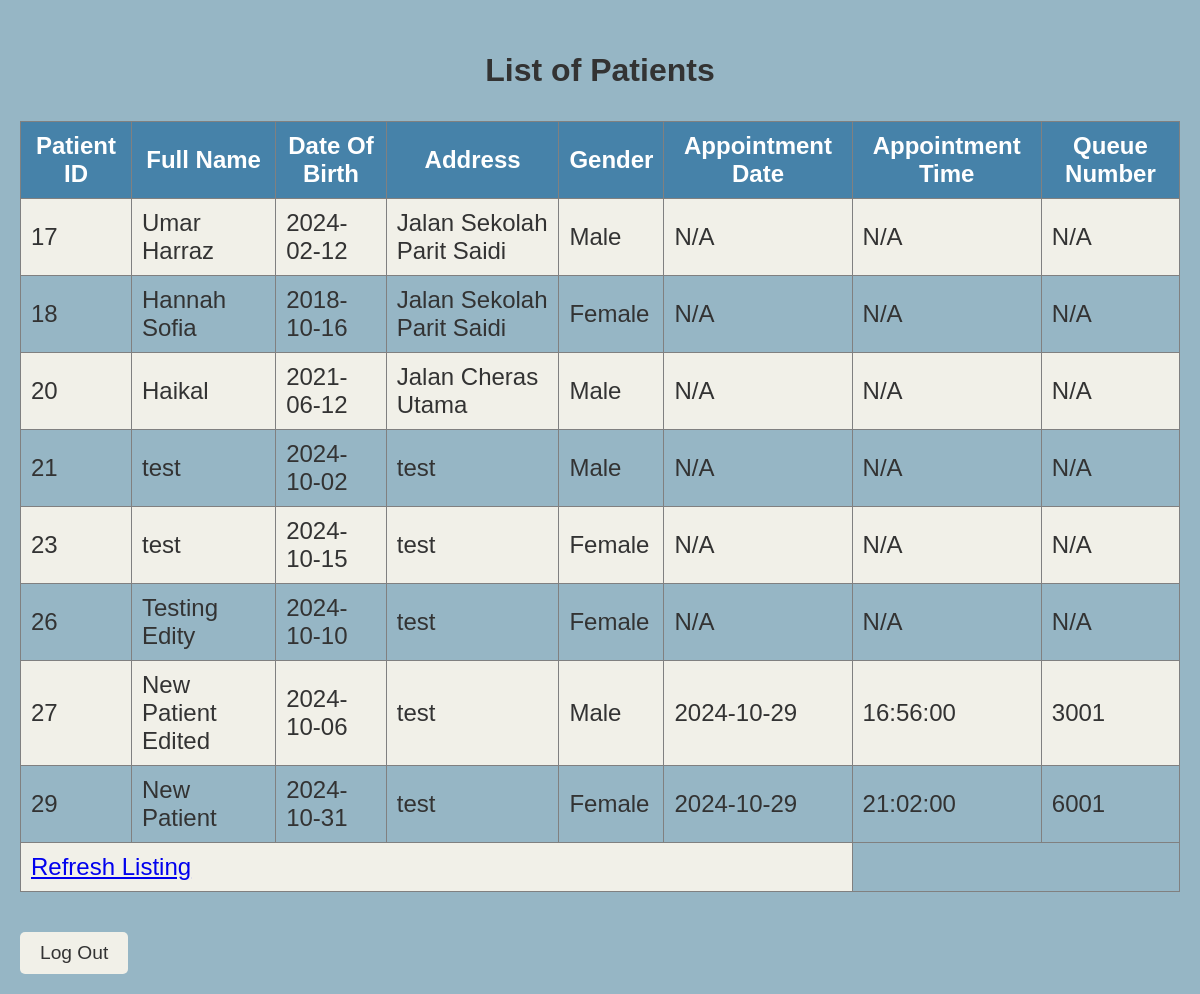
Page /UserListEdited.php on the committed database.
### tables this page shows
CREATE TABLE IF NOT EXISTS `patients` (
  `PatientID` int NOT NULL AUTO_INCREMENT,
  `FullName` varchar(20) NOT NULL,
  `DateOfBirth` date NOT NULL,
  `Address` varchar(50) DEFAULT NULL,
  `Gender` varchar(20) DEFAULT NULL,
  `UserID` int DEFAULT NULL,
  PRIMARY KEY (`PatientID`)
);

CREATE TABLE IF NOT EXISTS `appointment` (
  `AppointmentID` int NOT NULL AUTO_INCREMENT,
  `PatientID` int DEFAULT NULL,
  `ServiceID` int DEFAULT NULL,
  `AppointmentDate` date DEFAULT NULL,
  `AppointmentTime` time DEFAULT NULL,
  `QueueNumber` int DEFAULT NULL,
  `Status` varchar(20) DEFAULT 'Booked',
  PRIMARY KEY (`AppointmentID`),
  KEY `PatientID` (`PatientID`),
  KEY `ServiceID` (`ServiceID`)
);

### UserListEdited.php (the view, shortened to what this page needs)
<?php
include('dbLogin.php');
$sql = "SELECT p.PatientID, p.FullName, p.DateOfBirth, p.Address, p.Gender,
               a.AppointmentDate, a.AppointmentTime, a.QueueNumber
        FROM patients p
        LEFT JOIN appointment a ON p.PatientID = a.PatientID";
$rs_result = $conn->query($sql);
?>
<!DOCTYPE html>
<html lang="en">
<head>
</head>
<body>
    <form name="FormUserList" action="" method="POST">
        <p><strong>List of Patients</strong></p>
        <table border="1">
            <tr>
                <th>Patient ID</th>
                <th>Full Name</th>
                <th>Date Of Birth</th>
                <th>Address</th>
                <th>Gender</th>
                <th>Appointment Date</th>
                <th>Appointment Time</th>
                <th>Queue Number</th>
            </tr>
            <?php while ($row = $rs_result->fetch_assoc()) { ?>
            <tr>
                <td><?php echo $row["PatientID"]; ?></td>
                <td><?php echo $row["FullName"]; ?></td>
                <td><?php echo $row["DateOfBirth"]; ?></td>
                <td><?php echo $row["Address"]; ?></td>
                <td><?php echo $row["Gender"]; ?></td>
                <td><?php echo $row["AppointmentDate"] ?? 'N/A'; ?></td>
                <td><?php echo $row["AppointmentTime"] ?? 'N/A'; ?></td>
                <td><?php echo $row["QueueNumber"] ?? 'N/A'; ?></td>
            </tr>
            <?php } ?>
            <tr>
                <td colspan="6"><a href='UserListEdited.php'>Refresh Listing</a></td>
            </tr>
        </table>
        <div class="button-container">
            <button id="exit-button" onclick="location.href='index.php'" type="button">Log Out</button>
        </div>
    </form>
</body>
</html>

### UserListEdited.php (style rules this page uses)
body { background-color: #96B6C5; font-family: Arial, sans-serif; color: #333; margin: 0; padding: 20px; }
table { width: 100%; border-collapse: collapse; font-size: 1.5em; }
th { background-color: #4682A9; color: #FFF; padding: 10px; }
td { padding: 10px; color: #333; }
tr:nth-child(even) { background-color: #F1F0E8; }
button { background-color: #F1F0E8; color: #333; border: none; border-radius: 5px; padding: 10px 20px; cursor: pointer; font-size: 1.2em; margin-top: 20px; }
p { font-size: 2em; text-align: center; }
.button-container { display: flex; justify-content: space-between; margin-top: 20px; }

### rows in the picture
patients: PatientID "17", FullName "Umar Harraz", DateOfBirth "2024-02-12", Address "Jalan Sekolah Parit Saidi", Gender "Male", AppointmentDate "N/A", AppointmentTime "N/A", QueueNumber "N/A"
patients: PatientID "18", FullName "Hannah Sofia", DateOfBirth "2018-10-16", Address "Jalan Sekolah Parit Saidi", Gender "Female", AppointmentDate "N/A", AppointmentTime "N/A", QueueNumber "N/A"
patients: PatientID "20", FullName "Haikal", DateOfBirth "2021-06-12", Address "Jalan Cheras Utama", Gender "Male", AppointmentDate "N/A", AppointmentTime "N/A", QueueNumber "N/A"
patients: PatientID "21", FullName "test", DateOfBirth "2024-10-02", Address "test", Gender "Male", AppointmentDate "N/A", AppointmentTime "N/A", QueueNumber "N/A"
patients: PatientID "23", FullName "test", DateOfBirth "2024-10-15", Address "test", Gender "Female", AppointmentDate "N/A", AppointmentTime "N/A", QueueNumber "N/A"
patients: PatientID "26", FullName "Testing Edity", DateOfBirth "2024-10-10", Address "test", Gender "Female", AppointmentDate "N/A", AppointmentTime "N/A", QueueNumber "N/A"
appointment: PatientID.PatientID "27", PatientID.FullName "New Patient Edited", PatientID.DateOfBirth "2024-10-06", PatientID.Address "test", PatientID.Gender "Male", AppointmentDate "2024-10-29", AppointmentTime "16:56:00", QueueNumber "3001"
appointment: PatientID.PatientID "29", PatientID.FullName "New Patient", PatientID.DateOfBirth "2024-10-31", PatientID.Address "test", PatientID.Gender "Female", AppointmentDate "2024-10-29", AppointmentTime "21:02:00", QueueNumber "6001"
